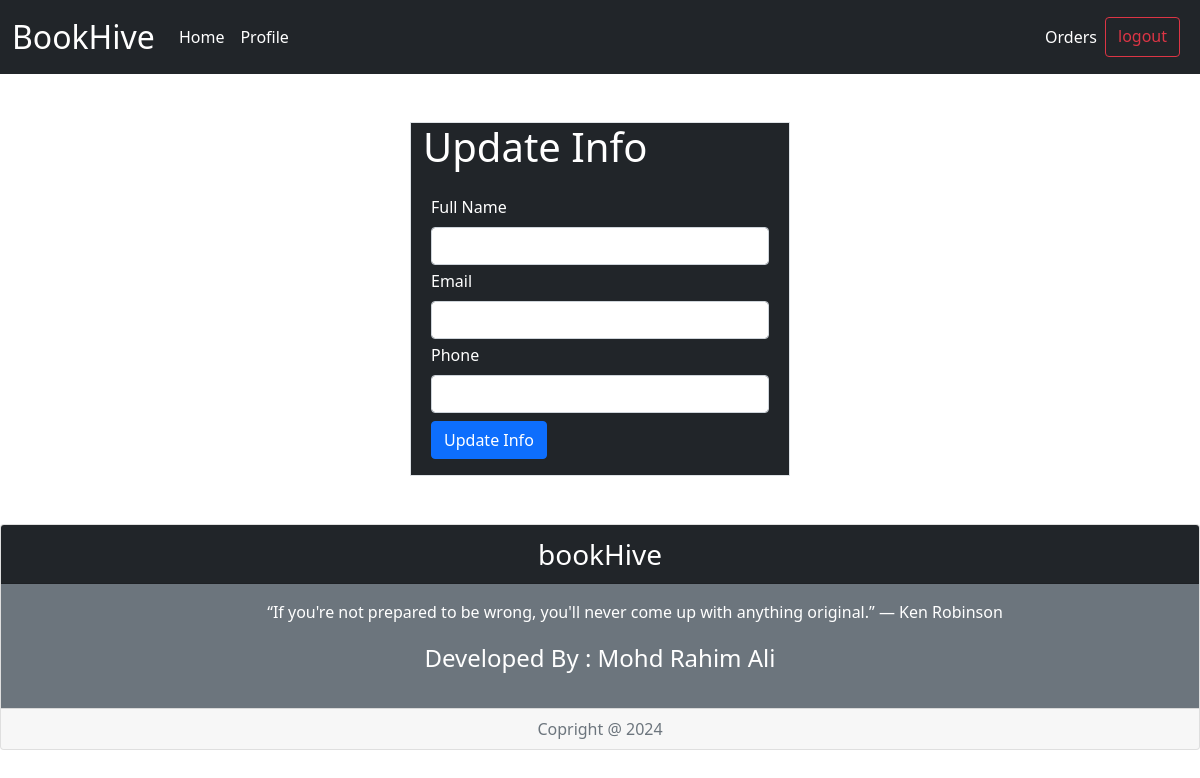
The page /edit-profile/ (signed in) on the database as committed earlier.
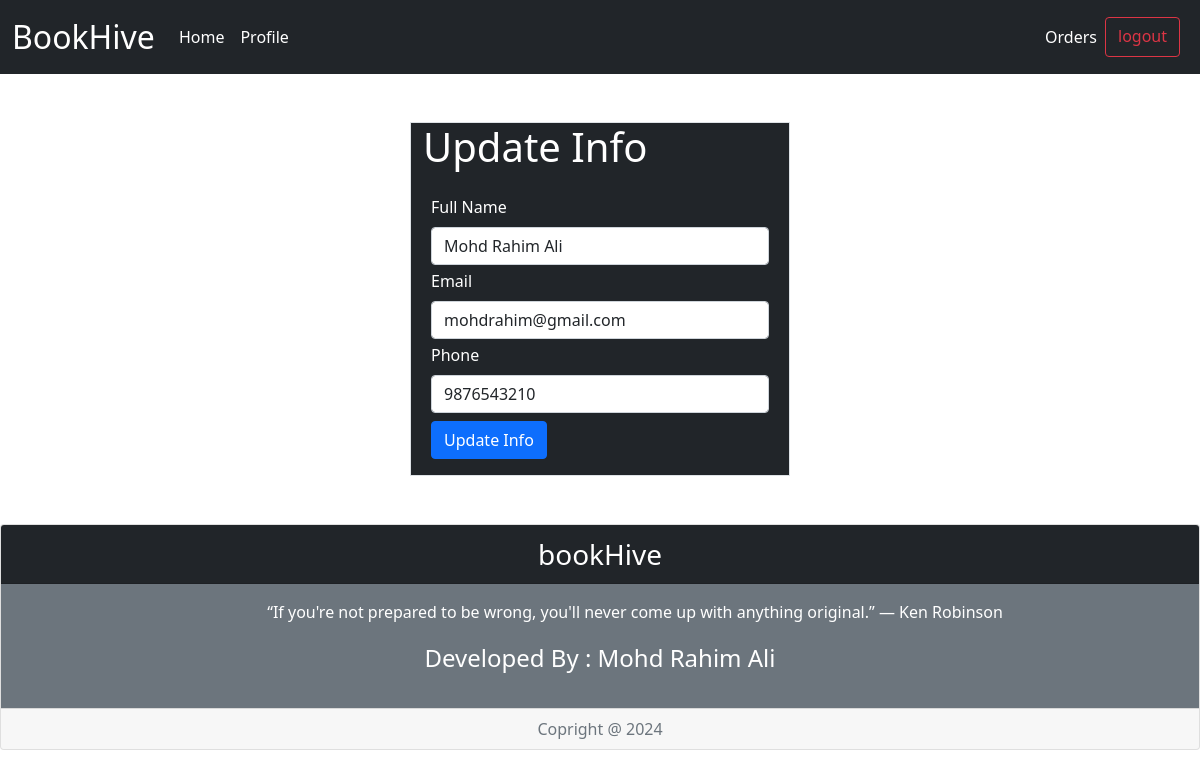
The same page on the database as committed later.
### store/models.py (models this page shows, shortened)
class UserDetail(models.Model):
    userType=(
        ('BUYER', 'Buyer'),
        ('SELLER', 'Seller')
    )
    name=models.CharField(max_length=100)
    email=models.CharField(max_length=50)
    phone=models.CharField(max_length=13)
    password=models.CharField(max_length=100)
    @staticmethod
    def get_user_by_email(email):
        try:
            return UserDetail.objects.get(email=email)
        except:
            return False

### store/views/edit_profile.py (the view, shortened to what this page needs)
# urls.py: path('edit-profile/', edit_profile.EditProfile.as_view(), name='editprofile'),
class EditProfile(View):
    def get(self, request):
        userEmail=request.session['userEmail']
        user=UserDetail.get_user_by_email(userEmail)
        return render(request, 'editprofile.html', {'user':user})

### store/templates/editprofile.html (shortened to what this page needs)
{% extends "base.html" %}
{% block content %}
<div class="container mx-auto">
  <div class="row justify-content-center">
    <div class="col-4 bg-dark text-white border border-1 my-5">
      <h1>Update Info</h1>
      <div class="mx-auto px-2 py-3">
        <form action='/edit-profile/' method='POST'>
          <div class="mb-1">
            <label for="name" class="form-label">Full Name</label>
            <input type="text" class="form-control" value="{{user.name}}" name='name' id="name" />
          </div>
          <div class="mb-1">
            <label for="email" class="form-label">Email</label>
            <input type="email" class="form-control" value="{{user.email}}"  name='email' id="email" />
          </div>
          <div class="mb-1">
            <label for="phone" class="form-label">Phone</label>
            <input type="number" class="form-control" value="{{user.phone}}" name='phone' id="phone" />
          </div>
          <button type="submit" class="btn mt-1 btn-primary">Update Info</button>
        </form>
      </div>
    </div>
  </div>
</div>
{% endblock %}

Rows that differ between the two databases and show on the page:
now on this page (row edited): UserDetail: name "Mohd Rahim Ali", email "mohdrahim@gmail.com", phone "9876543210"
